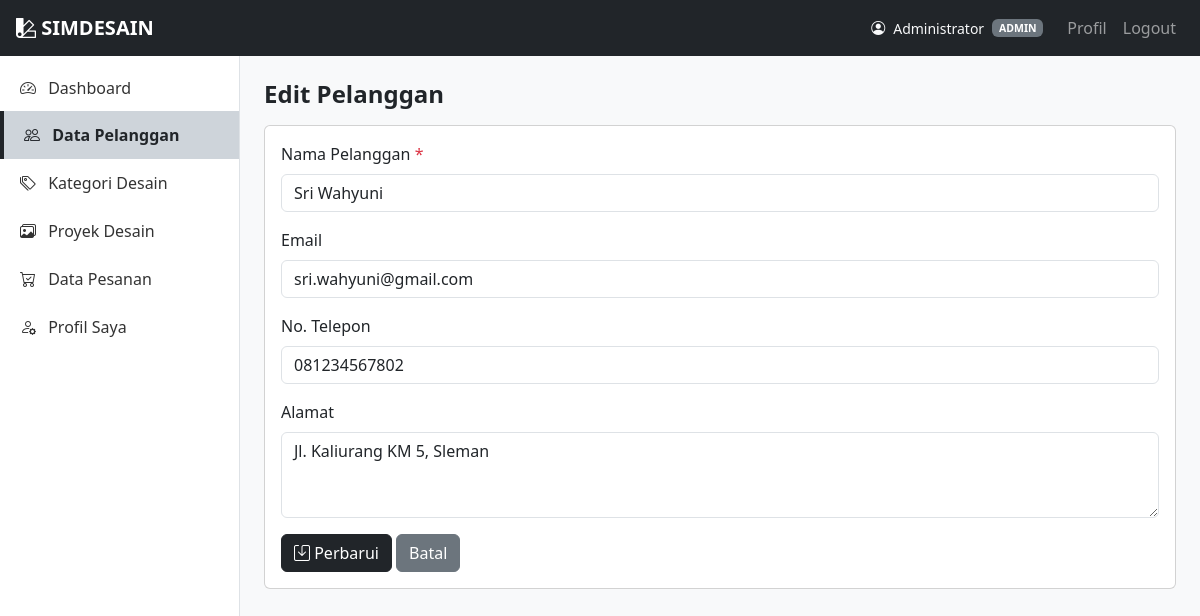
The app's page /pelanggan/edit.php?id=2 (signed in) with its own data.
### tables this page shows
CREATE TABLE pelanggan (
    id_pelanggan     INT AUTO_INCREMENT PRIMARY KEY,
    nama_pelanggan   VARCHAR(100)  NOT NULL,
    email            VARCHAR(100)  DEFAULT NULL,
    no_telepon       VARCHAR(20)   DEFAULT NULL,
    alamat           TEXT          DEFAULT NULL,
    created_at       TIMESTAMP     DEFAULT CURRENT_TIMESTAMP
);

### pelanggan/edit.php (the view, shortened to what this page needs)
<?php
require_once '../config/koneksi.php';
$id = isset($_GET['id']) ? (int) $_GET['id'] : 0;
$stmt = $koneksi->prepare("SELECT * FROM pelanggan WHERE id_pelanggan = ?");
$stmt->bind_param("i", $id);
$stmt->execute();
$hasil = $stmt->get_result();
$pelanggan = $hasil->fetch_assoc();
$nama_pelanggan = $pelanggan['nama_pelanggan'];
$email          = $pelanggan['email'];
$no_telepon     = $pelanggan['no_telepon'];
$alamat         = $pelanggan['alamat'];
?>
<?php require_once '../includes/header.php'; ?>
<div class="wrapper">
    <?php require_once '../includes/sidebar.php'; ?>
    <div class="content-area p-4">
        <h4 class="fw-semibold mb-3">Edit Pelanggan</h4>
        <div class="card">
            <div class="card-body">
                <form method="POST" action="edit.php?id=<?= $id ?>">
                    <div class="mb-3">
                        <label class="form-label">Nama Pelanggan <span class="text-danger">*</span></label>
                        <input type="text" name="nama_pelanggan" class="form-control"
                               value="<?= htmlspecialchars($nama_pelanggan) ?>" required>
                    </div>
                    <div class="mb-3">
                        <label class="form-label">Email</label>
                        <input type="email" name="email" class="form-control"
                               value="<?= htmlspecialchars($email) ?>">
                    </div>
                    <div class="mb-3">
                        <label class="form-label">No. Telepon</label>
                        <input type="text" name="no_telepon" class="form-control"
                               value="<?= htmlspecialchars($no_telepon) ?>">
                    </div>
                    <div class="mb-3">
                        <label class="form-label">Alamat</label>
                        <textarea name="alamat" class="form-control" rows="3"><?= htmlspecialchars($alamat) ?></textarea>
                    </div>
                    <button type="submit" class="btn btn-dark">
                        <i class="bi bi-save"></i> Perbarui
                    </button>
                    <a href="index.php" class="btn btn-secondary">Batal</a>
                </form>
            </div>
        </div>
    </div>
</div>
<?php require_once '../includes/footer.php'; ?>

### assets/css/style.css (style rules this page uses)
body { background-color: #f8f9fa; }
.wrapper { display: flex; min-height: calc(100vh - 56px); }
.content-area { flex: 1; min-width: 0; }

### records on screen
pelanggan: nama_pelanggan "Sri Wahyuni", email "sri.wahyuni@gmail.com", no_telepon "081234567802", alamat "Jl. Kaliurang KM 5, Sleman"

### other values on screen
$_SESSION['nama_lengkap'] "Administrator"
$_SESSION['role'] "ADMIN"
